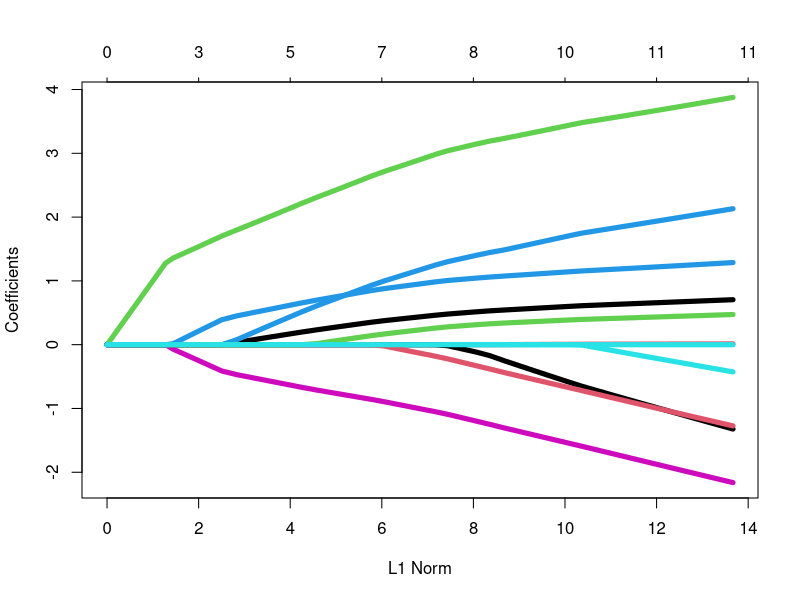
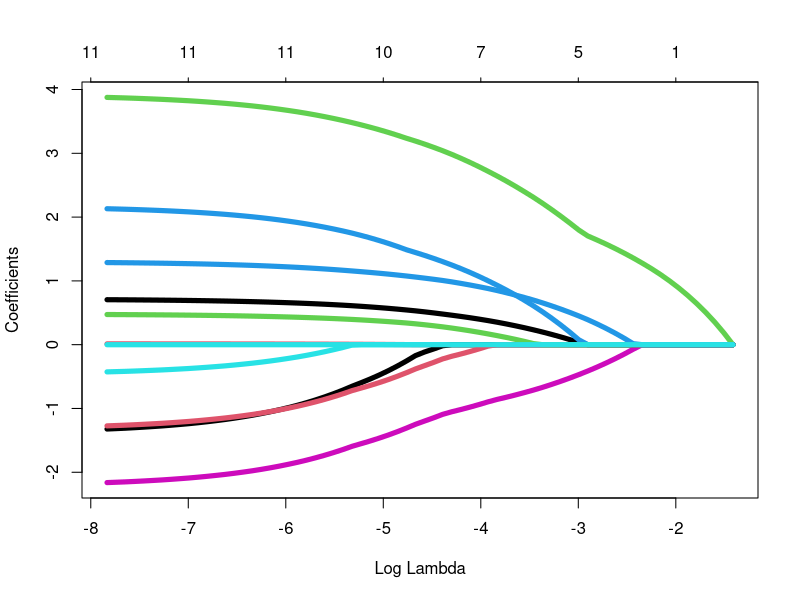

Generate these figures, in order, with R:
# -------------------------------------------------------------------
# Purpose: Practical for Logistic Regression Models in R (Part 2)
# Author : Liew How Hui (2025)
# Reference: 
#  1. http://faculty.marshall.usc.edu/gareth-james/ISL/Chapter%204%20Lab.txt
# Data   : http://faculty.marshall.usc.edu/gareth-james/ISL/data.html
# License: BSD-3
# Software: R 4.1+
# Duration: 1 hour
# -------------------------------------------------------------------

# -------------------------------------------------------------------
# performance() is taken from p03_knn1.R.  It is a simple 
# implementation of caret::confusionMatrix()
# -------------------------------------------------------------------

performance = function(xtab, desc=""){
    cat("\n", desc,"\n", sep="")
    print(xtab)

    ACR = sum(diag(xtab))/sum(xtab)
    CI  = binom.test(sum(diag(xtab)), sum(xtab))$conf.int
    cat("\n        Accuracy :", ACR)
    cat("\n          95% CI : (", CI[1], ",", CI[2], ")\n")

    if(nrow(xtab)>2){
        # e1071's classAgreement() in matchClasses.R
        # Ref: https://stats.stackexchange.com/questions/586342/measures-to-compare-classification-partitions
        n  = sum(xtab)
        ni = apply(xtab, 1, sum)
        nj = apply(xtab, 2, sum)
        p0 = sum(diag(xtab))/n
        pc = sum(ni * nj)/n^2
        Kappa = (p0 - pc)/(1 - pc)
        cat("\n           Kappa :", Kappa, "\n")
        cat("\nStatistics by Class:\n")
        # Levels of the actual data
        lvls = dimnames(xtab)[[2]]
        sensitivity = c()
        specificity = c()
        ppv         = c()
        npv         = c()
        for(i in 1:length(lvls)) {
            sensitivity[i] = xtab[i,i]/sum(xtab[,i])
            specificity[i] = sum(xtab[-i,-i])/sum(xtab[,-i])
            ppv[i]         = xtab[i,i]/sum(xtab[i,])
            npv[i]         = sum(xtab[-i,-i])/sum(xtab[-i,])
        }
        b = data.frame(rbind(sensitivity,specificity,ppv,npv))
        names(b) = lvls
        print(b)
    } else {
         #names(dimnames(xtab)) = c("Prediction", "Actual")
         TPR = xtab[1,1]/sum(xtab[,1]); TNR = xtab[2,2]/sum(xtab[,2])
         PPV = xtab[1,1]/sum(xtab[1,]); NPV = xtab[2,2]/sum(xtab[2,])
         FPR = 1 - TNR                ; FNR = 1 - TPR
         # https://standardwisdom.com/softwarejournal/2011/12/confusion-matrix-another-single-value-metric-kappa-statistic/
         RandomAccuracy = (sum(xtab[,2])*sum(xtab[2,]) + 
           sum(xtab[,1])*sum(xtab[1,]))/(sum(xtab)^2)
         Kappa = (ACR - RandomAccuracy)/(1 - RandomAccuracy)
         cat("\n           Kappa :", Kappa, "\n")
         cat("\n     Sensitivity :", TPR)
         cat("\n     Specificity :", TNR)
         cat("\n  Pos Pred Value :", PPV)
         cat("\n  Neg Pred Value :", NPV)
         cat("\n             FPR :", FPR)
         cat("\n             FNR :", FNR, "\n")
         cat("\n'Positive' Class :", dimnames(xtab)[[1]][1], "\n")
    }
}


# -------------------------------------------------------------------
#  Practical : Analysis of the `Fraud' Dataset using Multinomial LR 
#  nnet::multinom
# -------------------------------------------------------------------

### 
### Working with Fraud data (refer to Practical 3)
### 

#https://liaohaohui.github.io/UECM3993/fraud.csv
fraud = read.csv("fraud.csv", row.names=1)
col_fac = c("gender", "status", "employment", "account_link", "supplement", "tag")
fraud[col_fac] = lapply(fraud[col_fac], factor)
set.seed(123)
fraud_tag0 = fraud[fraud$tag=="0", ]
fraud_tag1 = fraud[fraud$tag=="1", ]
tag0_idx = sample(nrow(fraud_tag0), size=round(0.7*nrow(fraud_tag0)))
tag1_idx = sample(nrow(fraud_tag1), size=round(0.7*nrow(fraud_tag1)))
fraud.train = rbind(fraud_tag0[ tag0_idx,], fraud_tag1[ tag1_idx,])
fraud.test  = rbind(fraud_tag0[-tag0_idx,], fraud_tag1[-tag1_idx,])

###
### Multinomial Logistic Regression can be regarded as ANN with single layer,
### i.e. no hidden layer.
###
library(nnet)   # Already in Base R
mlr_model = multinom(tag ~ ., data=fraud.train)
###
### Z-statistic & p-values are not provided.  We can obtain them
### using concepts from statistics
###
model.stats = summary(mlr_model)
# coef(mlr_model), mlr_model$wts, mlr_model$coefnames
betas = model.stats$coefficients
SE    = model.stats$standard.errors
Z     = betas/SE
# 2-tailed Z test
p     = (1 - pnorm(abs(Z), 0, 1)) * 2
print(p)
#
# Note: p-value may not be meaningful when there are more than two
# classes because there is no Hypothesis Testing for multiple class case.
#

#
# Similar to glm with family=binomial (logistic regression) but
# not exact due to numeric approximation errors
#
yhat = predict(mlr_model, newdata=fraud.test, type='class')
performance(table(yhat, fraud.test$tag), "Multinomial LR with K=2")
# K = number of classes in the output

#
# Comparing the multinom results to GLM model results (from Practical 5)
#
lr_model = glm(tag~., data=fraud.train, family=binomial)
summary(lr_model)
probs = predict(lr_model, newdata=fraud.test[,1:8], type='response')
yhat = ifelse(probs<0.5, 0, 1)
performance(table(yhat, fraud.test$tag), "LR (GLM with binomial) with K=2")


# -------------------------------------------------------------------
#  Practical : Analysis of the Fraud data using 1-hidden layer
#  Neural Network nnet().
#
#  According to
#  https://stackoverflow.com/questions/64835527/plot-neural-network-of-nnet-object
#  we can visualise it using NeuralNetTools but this package
#  depends on ggplot2() and has many dependencies and will be skipped in 
#  the practical class.
# -------------------------------------------------------------------

set.seed(123)    # For the random initial weights
the.hidden.size = 20
nnm = nnet(tag~., data=fraud.train, size=the.hidden.size)
summary(nnm)

yhat = predict(nnm, newdata=fraud.test, type='class')
performance(table(yhat, fraud.test$tag), paste0("NN(hidden=",the.hidden.size,")"))

###https://beckmw.wordpress.com/2013/11/14/visualizing-neural-networks-in-r-update/
# install.packages("NeuralNetTools")
# library(NeuralNetTools)
# plotnet(nn)


# -------------------------------------------------------------------
#  Practical : Analysis of the `Iris flower' Dataset (K = 3 classes) 
#  using Multinomial LR nnet::multinom
# -------------------------------------------------------------------

# Since the ratio is 50:50:50, we can do linear sampling
set.seed(123)
idx = sample(nrow(iris), 0.7*nrow(iris))
iris.train = iris[ idx, ]
iris.test  = iris[-idx, ]

mlr_model2 = multinom(Species ~ ., iris.train)
summary(mlr_model2)
#probs = predict(mlr_model2, newdata=iris.test, type='probs')
yhat2 = predict(mlr_model2, newdata=iris.test, type='class')
# performance() only works for binary classification
confusion.matrix = table(yhat2, iris.test$Species)
performance(confusion.matrix)

#
# glm() won't work correctly for data with more than 2 classes as 
# it only take two classes
#


# -------------------------------------------------------------------
#  Practical : Analysis of the Iris data using 1-hidden layer
#  Neural Network nnet().
# -------------------------------------------------------------------

set.seed(123)    # For the random initial weights
the.hidden.size = 20
nnm = nnet(Species~., data=iris.train, size=the.hidden.size)

yhat = predict(nnm, newdata=iris.test, type='class')
performance(table(yhat, iris.test$Species), paste0("NN(hidden=",the.hidden.size,")"))


# -------------------------------------------------------------------
#  Practical : Analysis of the `Fraud' Dataset using ElasticNet
#
#  ElasticNet = GLM + Constraints on the coefficients b0, b1, ..., bp
#  Combining `feature selection' & `parameter estimation'
#  Can be useful for `feature selection' when alpha=1.
#  Supported by GLMNET package
#  Standardisation is necessary when using GLMNET to make sure
#  the constraint part has reasonable scales.
#
#  Ref: https://stats.stackexchange.com/questions/72251/an-example-lasso-regression-using-glmnet-for-binary-outcome
# -------------------------------------------------------------------

# install.packages("glmnet")
library(glmnet)

#
# Problem: Categorical inputs are regarded as integers
#
# alpha = 1 (default) => lasso penalty, ||beta||_1  (feature selection)
# alpha = 0           => ridge penalty, ||beta||_2^2 (smoothing ???)
# lambda -> 0 (close to original GLM)
# Problem with directly using fraud.train with glmnet => factors are convert to integers
#glmmod = glmnet(x=as.matrix(fraud.train[,2:8]), y=fraud.train[,9], alpha=0, family="binomial", standardize=FALSE)
#
# model.matrix : one-hot encoding
# Just being lazy: no standardization.  Need to include it in future.
#
# remove the first column with `intersection' data
X = model.matrix(tag~., data=fraud.train)[,-1]
glmmod = glmnet(x=X, y=fraud.train[,8], alpha=1, family=binomial, lambda=1e-5)
print(coef(glmmod))   # Same as glmmod$beta
# Close but not exactly the same as Logistic Regression due to numerical errors

#
# When lambda is not set, it is a sequence
#
glmmod = glmnet(x=X, y=fraud.train[,8], alpha=1, family="binomial")
plot(glmmod, lwd=5)   # The x-axis defaults to L1-Norm
plot(glmmod, lwd=5, xvar="lambda")


